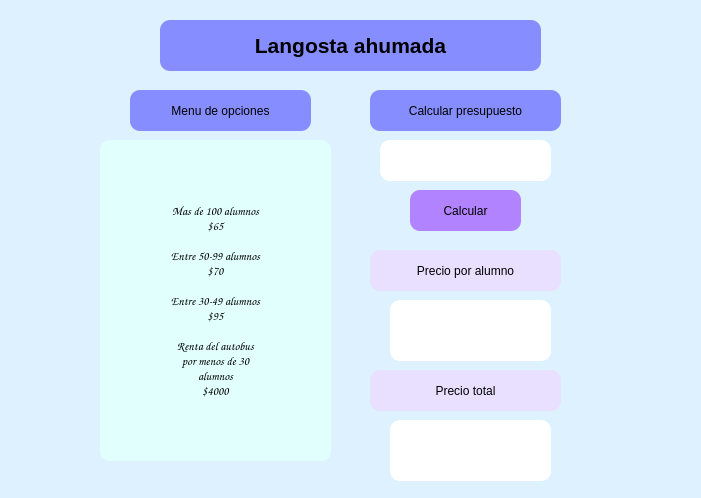
<?xml version="1.0" encoding="UTF-8"?>
<ui version="4.0">
 <class>Dialog</class>
 <widget class="QDialog" name="Dialog">
  <property name="geometry">
   <rect>
    <x>0</x>
    <y>0</y>
    <width>701</width>
    <height>498</height>
   </rect>
  </property>
  <property name="windowTitle">
   <string>Dialog</string>
  </property>
  <property name="styleSheet">
   <string notr="true">background-color: rgb(221, 241, 255);</string>
  </property>
  <widget class="QLabel" name="label">
   <property name="geometry">
    <rect>
     <x>160</x>
     <y>20</y>
     <width>381</width>
     <height>51</height>
    </rect>
   </property>
   <property name="font">
    <font>
     <family>Arial</family>
     <pointsize>16</pointsize>
     <weight>75</weight>
     <bold>true</bold>
    </font>
   </property>
   <property name="styleSheet">
    <string notr="true">background-color: rgb(134, 142, 255);
border-radius:10px
</string>
   </property>
   <property name="text">
    <string>Langosta ahumada</string>
   </property>
   <property name="alignment">
    <set>Qt::AlignCenter</set>
   </property>
  </widget>
  <widget class="QPushButton" name="btn_calcular">
   <property name="geometry">
    <rect>
     <x>410</x>
     <y>190</y>
     <width>111</width>
     <height>41</height>
    </rect>
   </property>
   <property name="styleSheet">
    <string notr="true">background-color: rgb(177, 131, 255);
border-radius:10px
</string>
   </property>
   <property name="text">
    <string>Calcular</string>
   </property>
  </widget>
  <widget class="QLabel" name="label_costo_alumno">
   <property name="geometry">
    <rect>
     <x>390</x>
     <y>300</y>
     <width>161</width>
     <height>61</height>
    </rect>
   </property>
   <property name="styleSheet">
    <string notr="true">background-color: rgb(255, 255, 255);
border-radius:10px</string>
   </property>
   <property name="text">
    <string/>
   </property>
   <property name="alignment">
    <set>Qt::AlignCenter</set>
   </property>
  </widget>
  <widget class="QLineEdit" name="line_numAlumnos">
   <property name="geometry">
    <rect>
     <x>380</x>
     <y>140</y>
     <width>171</width>
     <height>41</height>
    </rect>
   </property>
   <property name="styleSheet">
    <string notr="true">
background-color: rgb(255, 255, 255);
border-radius:10px</string>
   </property>
   <property name="alignment">
    <set>Qt::AlignCenter</set>
   </property>
  </widget>
  <widget class="QLabel" name="label_2">
   <property name="geometry">
    <rect>
     <x>130</x>
     <y>90</y>
     <width>181</width>
     <height>41</height>
    </rect>
   </property>
   <property name="font">
    <font>
     <family>Arial</family>
    </font>
   </property>
   <property name="styleSheet">
    <string notr="true">background-color: rgb(134, 142, 255);
border-radius:10px
</string>
   </property>
   <property name="text">
    <string>Menu de opciones</string>
   </property>
   <property name="alignment">
    <set>Qt::AlignCenter</set>
   </property>
  </widget>
  <widget class="QLabel" name="label_3">
   <property name="geometry">
    <rect>
     <x>370</x>
     <y>90</y>
     <width>191</width>
     <height>41</height>
    </rect>
   </property>
   <property name="font">
    <font>
     <family>Arial</family>
    </font>
   </property>
   <property name="styleSheet">
    <string notr="true">background-color: rgb(134, 142, 255);
border-radius:10px
</string>
   </property>
   <property name="text">
    <string>Calcular presupuesto</string>
   </property>
   <property name="alignment">
    <set>Qt::AlignCenter</set>
   </property>
  </widget>
  <widget class="QLabel" name="label_4">
   <property name="geometry">
    <rect>
     <x>100</x>
     <y>140</y>
     <width>231</width>
     <height>321</height>
    </rect>
   </property>
   <property name="font">
    <font>
     <family>Comic Sans MS</family>
    </font>
   </property>
   <property name="styleSheet">
    <string notr="true">background-color: rgb(225, 255, 253);
border-radius:10px
</string>
   </property>
   <property name="text">
    <string>Mas de 100 alumnos
$65

Entre 50-99 alumnos
$70

Entre 30-49 alumnos
$95

Renta del autobus
por menos de 30
alumnos
$4000</string>
   </property>
   <property name="alignment">
    <set>Qt::AlignCenter</set>
   </property>
  </widget>
  <widget class="QLabel" name="label_5">
   <property name="geometry">
    <rect>
     <x>10</x>
     <y>30</y>
     <width>111</width>
     <height>91</height>
    </rect>
   </property>
   <property name="text">
    <string/>
   </property>
   <property name="pixmap">
    <pixmap resource="../recursos.qrc">:/Logos/Imagenes/logo uat.jpg</pixmap>
   </property>
   <property name="scaledContents">
    <bool>true</bool>
   </property>
  </widget>
  <widget class="QLabel" name="label_6">
   <property name="geometry">
    <rect>
     <x>570</x>
     <y>20</y>
     <width>111</width>
     <height>91</height>
    </rect>
   </property>
   <property name="text">
    <string/>
   </property>
   <property name="pixmap">
    <pixmap resource="../recursos.qrc">:/Logos/Imagenes/logo fians.jpg</pixmap>
   </property>
   <property name="scaledContents">
    <bool>true</bool>
   </property>
  </widget>
  <widget class="QLabel" name="label_7">
   <property name="geometry">
    <rect>
     <x>580</x>
     <y>370</y>
     <width>111</width>
     <height>91</height>
    </rect>
   </property>
   <property name="text">
    <string/>
   </property>
   <property name="pixmap">
    <pixmap resource="../recursos.qrc">:/Logos/Imagenes/equipo.jpeg</pixmap>
   </property>
   <property name="scaledContents">
    <bool>true</bool>
   </property>
  </widget>
  <widget class="QLabel" name="label_costo_total">
   <property name="geometry">
    <rect>
     <x>390</x>
     <y>420</y>
     <width>161</width>
     <height>61</height>
    </rect>
   </property>
   <property name="styleSheet">
    <string notr="true">background-color: rgb(255, 255, 255);
border-radius:10px</string>
   </property>
   <property name="text">
    <string/>
   </property>
   <property name="alignment">
    <set>Qt::AlignCenter</set>
   </property>
  </widget>
  <widget class="QLabel" name="label_8">
   <property name="geometry">
    <rect>
     <x>370</x>
     <y>250</y>
     <width>191</width>
     <height>41</height>
    </rect>
   </property>
   <property name="font">
    <font>
     <family>Arial</family>
    </font>
   </property>
   <property name="styleSheet">
    <string notr="true">background-color: rgb(233, 224, 255);
border-radius:10px
</string>
   </property>
   <property name="text">
    <string>Precio por alumno</string>
   </property>
   <property name="alignment">
    <set>Qt::AlignCenter</set>
   </property>
  </widget>
  <widget class="QLabel" name="label_9">
   <property name="geometry">
    <rect>
     <x>370</x>
     <y>370</y>
     <width>191</width>
     <height>41</height>
    </rect>
   </property>
   <property name="font">
    <font>
     <family>Arial</family>
    </font>
   </property>
   <property name="styleSheet">
    <string notr="true">background-color: rgb(233, 224, 255);
border-radius:10px
</string>
   </property>
   <property name="text">
    <string>Precio total</string>
   </property>
   <property name="alignment">
    <set>Qt::AlignCenter</set>
   </property>
  </widget>
 </widget>
 <resources>
  <include location="../recursos.qrc"/>
 </resources>
 <connections/>
</ui>
